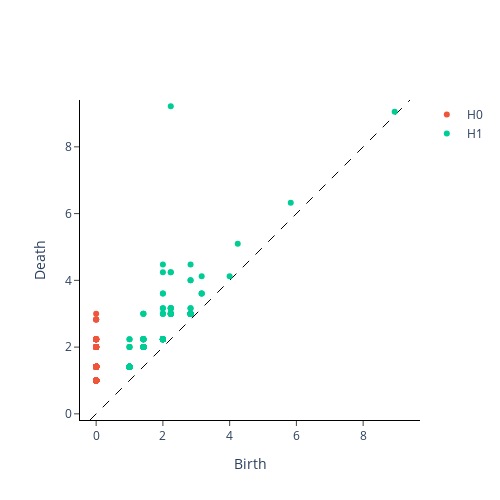

This figure's notebook cell:
### Code cell
from gtda.homology import VietorisRipsPersistence
VR = VietorisRipsPersistence()
PtCloudPers2 = VR.fit_transform(xypts2)
VR.plot(PtCloudPers2,0)

### Figure 1 — Plotly figure (JSON) as saved in the notebook; plotly's stock layout.template omitted (floating-point values rounded to 4 significant figures; data arrays with more than 128 entries replaced by an {"elided": "..."} marker saying what was removed)
{"data": [{"hoverinfo": "none", "line": {"color": "black", "dash": "dash", "width": 1}, "mode": "lines", "showlegend": false, "type": "scatter", "x": [-0.1844, 9.404], "y": [-0.1844, 9.404]}, {"hoverinfo": "text", "hovertext": {"elided": "666 str values"}, "mode": "markers", "name": "H0", "type": "scatter", "x": {"elided": "666 int values"}, "y": {"elided": "666 float values"}}, {"hoverinfo": "text", "hovertext": {"elided": "208 str values"}, "mode": "markers", "name": "H1", "type": "scatter", "x": {"elided": "208 float values"}, "y": {"elided": "208 float values"}}], "layout": {"height": 500, "plot_bgcolor": "white", "width": 500, "xaxis": {"autorange": false, "exponentformat": "e", "linecolor": "black", "linewidth": 1, "mirror": false, "range": [-0.1844, 9.404], "showexponent": "all", "showline": true, "side": "bottom", "ticks": "outside", "title": {"text": "Birth"}, "type": "linear", "zeroline": true}, "yaxis": {"autorange": false, "exponentformat": "e", "linecolor": "black", "linewidth": 1, "mirror": false, "range": [-0.1844, 9.404], "scaleanchor": "x", "scaleratio": 1, "showexponent": "all", "showline": true, "side": "left", "ticks": "outside", "title": {"text": "Death"}, "type": "linear", "zeroline": true}}}
